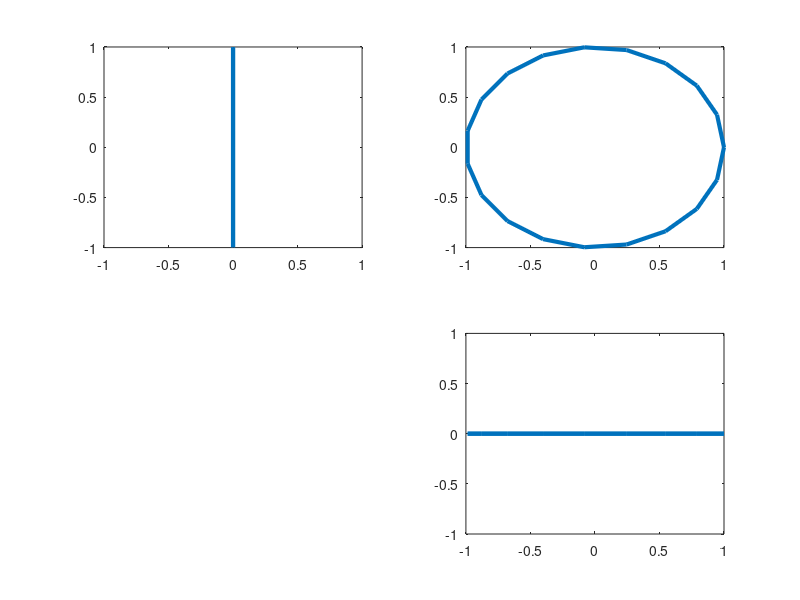

This figure's MATLAB source:
% linkaxes and linkprop
n=20;
theta=linspace(0,2*pi,n);
k=exp(1j*theta);
m=zeros(1,n);

a1=subplot(221);
plot(m,imag(k),'linewidth',3)
a2=subplot(222);
plot(real(k),imag(k),'linewidth',3)
a4=subplot(224);
plot(real(k),m,'linewidth',3)

% linkaxes([a1,a2],'y')
% linkaxes([a4,a2],'x')
lky=linkprop([a1,a2],'ylim');
lkx=linkprop([a4,a2],'xlim');